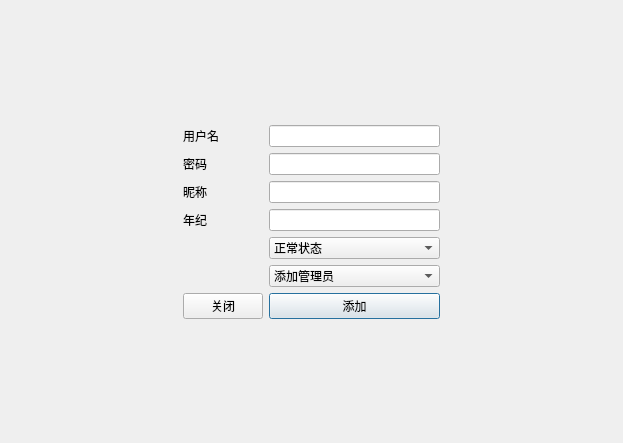
<?xml version="1.0" encoding="UTF-8"?>
<ui version="4.0">
 <class>addStuDialog</class>
 <widget class="QDialog" name="addStuDialog">
  <property name="geometry">
   <rect>
    <x>0</x>
    <y>0</y>
    <width>623</width>
    <height>443</height>
   </rect>
  </property>
  <property name="windowTitle">
   <string>Dialog</string>
  </property>
  <layout class="QGridLayout" name="gridLayout">
   <item row="1" column="2">
    <widget class="QLineEdit" name="userLe">
     <property name="maxLength">
      <number>15</number>
     </property>
    </widget>
   </item>
   <item row="7" column="2">
    <widget class="QPushButton" name="pushButton">
     <property name="text">
      <string>添加</string>
     </property>
    </widget>
   </item>
   <item row="1" column="4">
    <spacer name="horizontalSpacer_2">
     <property name="orientation">
      <enum>Qt::Horizontal</enum>
     </property>
     <property name="sizeHint" stdset="0">
      <size>
       <width>40</width>
       <height>20</height>
      </size>
     </property>
    </spacer>
   </item>
   <item row="0" column="2">
    <spacer name="verticalSpacer">
     <property name="orientation">
      <enum>Qt::Vertical</enum>
     </property>
     <property name="sizeHint" stdset="0">
      <size>
       <width>20</width>
       <height>40</height>
      </size>
     </property>
    </spacer>
   </item>
   <item row="1" column="1">
    <widget class="QLabel" name="label">
     <property name="text">
      <string>用户名</string>
     </property>
    </widget>
   </item>
   <item row="2" column="2">
    <widget class="QLineEdit" name="pwdLe">
     <property name="maxLength">
      <number>16</number>
     </property>
    </widget>
   </item>
   <item row="2" column="1">
    <widget class="QLabel" name="pwdLb">
     <property name="text">
      <string>密码</string>
     </property>
    </widget>
   </item>
   <item row="7" column="1">
    <widget class="QPushButton" name="pushButton_2">
     <property name="text">
      <string>关闭</string>
     </property>
    </widget>
   </item>
   <item row="8" column="2">
    <spacer name="verticalSpacer_2">
     <property name="orientation">
      <enum>Qt::Vertical</enum>
     </property>
     <property name="sizeHint" stdset="0">
      <size>
       <width>20</width>
       <height>40</height>
      </size>
     </property>
    </spacer>
   </item>
   <item row="3" column="2">
    <widget class="QLineEdit" name="nickLe">
     <property name="maxLength">
      <number>20</number>
     </property>
    </widget>
   </item>
   <item row="1" column="0">
    <spacer name="horizontalSpacer">
     <property name="orientation">
      <enum>Qt::Horizontal</enum>
     </property>
     <property name="sizeHint" stdset="0">
      <size>
       <width>40</width>
       <height>20</height>
      </size>
     </property>
    </spacer>
   </item>
   <item row="4" column="2">
    <widget class="QLineEdit" name="ageLe">
     <property name="maxLength">
      <number>2</number>
     </property>
    </widget>
   </item>
   <item row="3" column="1">
    <widget class="QLabel" name="label_3">
     <property name="text">
      <string>昵称</string>
     </property>
    </widget>
   </item>
   <item row="4" column="1">
    <widget class="QLabel" name="label_4">
     <property name="text">
      <string>年纪</string>
     </property>
    </widget>
   </item>
   <item row="6" column="2">
    <widget class="QComboBox" name="typeCb">
     <item>
      <property name="text">
       <string>添加管理员</string>
      </property>
     </item>
     <item>
      <property name="text">
       <string>添加学生</string>
      </property>
     </item>
    </widget>
   </item>
   <item row="5" column="2">
    <widget class="QComboBox" name="stateCb">
     <item>
      <property name="text">
       <string>正常状态</string>
      </property>
     </item>
     <item>
      <property name="text">
       <string>冻结该账户</string>
      </property>
     </item>
    </widget>
   </item>
  </layout>
 </widget>
 <resources/>
 <connections/>
</ui>
